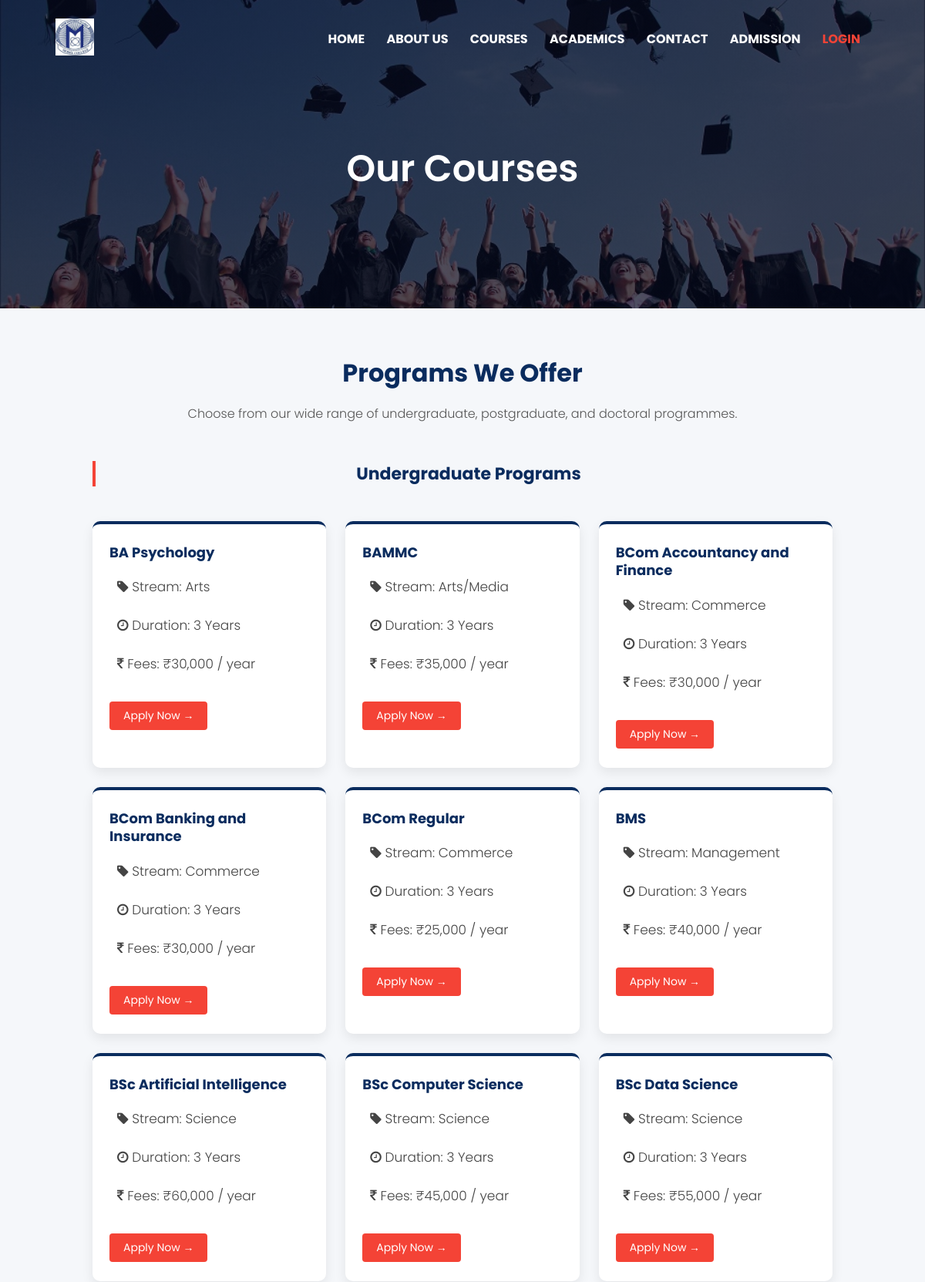
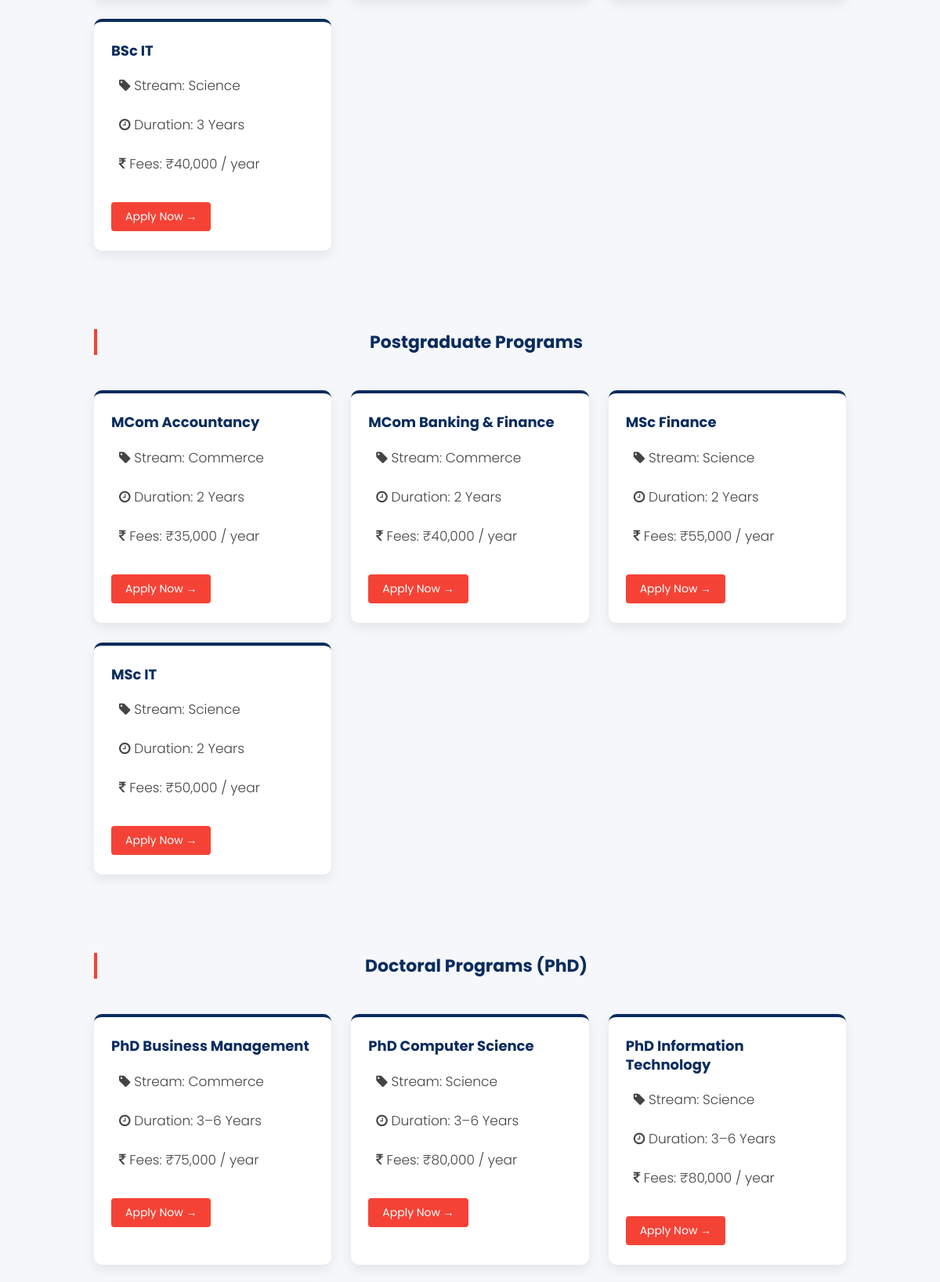
Screenshot of /courses (upper part) with the database file from the repository (2 pictures, top to bottom).
### tables this page shows
CREATE TABLE courses (
            id          INTEGER PRIMARY KEY AUTOINCREMENT,
            name        TEXT NOT NULL,
            level       TEXT NOT NULL CHECK(level IN ('UG','PG','PhD')),
            stream      TEXT NOT NULL,
            duration    TEXT NOT NULL,
            fee         INTEGER NOT NULL
        );

### app.py (the view)
@app.route("/courses")
def courses():
    conn = get_db()
    all_courses = conn.execute(
        "SELECT * FROM courses GROUP BY name ORDER BY level, name"
    ).fetchall()
    conn.close()
    return render_template("courses.html", courses=all_courses)

### app.py (called while the page is built)
def get_db():
    conn = sqlite3.connect(DB_PATH)
    conn.row_factory = sqlite3.Row
    return conn

### templates/courses.html (shortened to what this page needs)
{% extends "base.html" %}
{% block content %}
<section class="sub-header">
    {% include '_nav.html' %}
    <h1>Our Courses</h1>
</section>
<section class="courses" style="padding: 60px 10%;">
    <h2>Programs We Offer</h2>
    <p class="subtitle">Choose from our wide range of undergraduate, postgraduate, and doctoral programmes.</p>
    {% for level in ['UG', 'PG', 'PhD'] %}
    {% set level_courses = courses | selectattr('level', 'equalto', level) | list %}
    {% if level_courses %}
    <div style="margin-bottom: 50px;">
        <h3 style="color:#0a2c5e; font-size:22px; margin-bottom:20px; border-left:4px solid #f44336; padding-left:12px;">
            {% if level == 'UG' %}Undergraduate Programs
            {% elif level == 'PG' %}Postgraduate Programs
            {% else %}Doctoral Programs (PhD){% endif %}
        </h3>
        <div class="course-container">
            {% for course in level_courses %}
            <div class="course-card">
                <h3>{{ course['name'] }}</h3>
                <p><i class="fa fa-tag"></i> Stream: {{ course['stream'] }}</p>
                <p><i class="fa fa-clock-o"></i> Duration: {{ course['duration'] }}</p>
                <p><i class="fa fa-inr"></i> Fees: ₹{{ "{:,}".format(course['fee']) }} / year</p>
                <a href="{{ url_for('admission') }}">Apply Now →</a>
            </div>
            {% endfor %}
        </div>
    </div>
    {% endif %}
    {% endfor %}
</section>
{% endblock %}

### static/css/style.css (style rules this page uses)
* { margin: 0; padding: 0; font-family: "Poppins", sans-serif; }
h1 { font-size: 36px; font-weight: 600; }
p { color: #777; font-size: 14px; font-weight: 300; line-height: 22px; padding: 10px; }
.sub-header { height: 50vh; width: 100%; background-image: linear-gradient(rgba(4,9,30,0.7),rgba(4,9,30,0.7)), url(/static/images/about-us.jpg); background-size: cover; background-position: center; position: relative; text-align: center; color:#fff; }
.sub-header h1 { margin-top: 80px; font-size: 48px; }
.courses { position: relative; background-color: #f5f7fa; text-align: center; }
.courses h2 { font-size: 32px; color: #0a2c5e;; margin-bottom: 8px; }
.subtitle { font-size: 16px; color: #555; margin-bottom: 40px; }
.course-container { padding-top: 25px; padding-bottom: 50px; max-width: 1200px; margin: auto; display: grid; grid-template-columns: repeat(auto-fit, minmax(260px, 1fr)); gap: 25px; }
.course-card { background-color: #ffffff; padding: 25px 22px; border-radius: 10px; text-align: left; border-top: 4px solid #0a2c5e; box-shadow: 0 6px 15px rgba(0, 0, 0, 0.08); transition: transform 0.3s ease, box-shadow 0.3s ease; }
.course-card h3 { font-size: 18px; text-align: left; color: #0a2c5e; margin-bottom: 12px; line-height: 1.3; }
.course-card p { font-size: 17px; color: #444; margin-bottom: 8px; }
.course-card a { display: inline-block; margin-top: 20px; padding: 8px 18px; background-color: #f44336; color: #ffffff; text-decoration: none; border-radius: 4px; font-size: 14px; transition: background-color 0.3s ease; }
.subtitle { text-align: center; margin-bottom: 40px; color: #555; }

### rows the page displays
courses: name "BA Psychology", stream "Arts", duration "3 Years", fee "30,000"
courses: name "BAMMC", stream "Arts/Media", duration "3 Years", fee "35,000"
courses: name "BCom Accountancy and Finance", stream "Commerce", duration "3 Years", fee "30,000"
courses: name "BCom Banking and Insurance", stream "Commerce", duration "3 Years", fee "30,000"
courses: name "BCom Regular", stream "Commerce", duration "3 Years", fee "25,000"
courses: name "BMS", stream "Management", duration "3 Years", fee "40,000"
courses: name "BSc Artificial Intelligence", stream "Science", duration "3 Years", fee "60,000"
courses: name "BSc Computer Science", stream "Science", duration "3 Years", fee "45,000"
courses: name "BSc Data Science", stream "Science", duration "3 Years", fee "55,000"
courses: name "BSc IT", stream "Science", duration "3 Years", fee "40,000"
courses: name "MCom Accountancy", stream "Commerce", duration "2 Years", fee "35,000"
courses: name "MCom Banking & Finance", stream "Commerce", duration "2 Years", fee "40,000"
courses: name "MSc Finance", stream "Science", duration "2 Years", fee "55,000"
courses: name "MSc IT", stream "Science", duration "2 Years", fee "50,000"
courses: name "PhD Business Management", stream "Commerce", duration "3–6 Years", fee "75,000"
courses: name "PhD Computer Science", stream "Science", duration "3–6 Years", fee "80,000"
courses: name "PhD Information Technology", stream "Science", duration "3–6 Years", fee "80,000"
